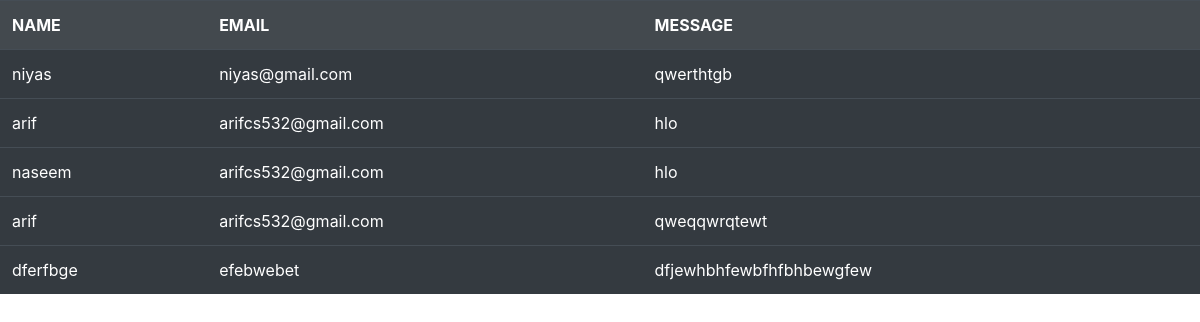
/master/contactuslist/, run on the app's committed database.
### master/models.py (models this page shows, shortened)
class ContactUsModel(models.Model):
	name=models.CharField(max_length=20)
	email=models.CharField(max_length=40)
	message=models.TextField()
	created_on=models.DateTimeField(auto_now=True)

### master/views.py (the view)
# urls.py: path("contactuslist/",ContactUsList.as_view(),name="contactuslist"),
class ContactUsList(ListView):
	template_name="contactuslist.html"
	model=ContactUsModel
	context_object_name="contactlist"

### templates/contactuslist.html (shortened to what this page needs)
<!DOCTYPE html>
<html>
<head>
	 	<link rel="stylesheet" href="https://maxcdn.bootstrapcdn.com/bootstrap/4.5.2/css/bootstrap.min.css">
</head>
<body>
	<table class="table table-dark table-hover">
		<tr>
			<th>NAME</th>
			<th>EMAIL</th>
			<th>MESSAGE</th>
		</tr>
		{% for i in contactlist %}
		<tr>
			<td>{{i.name}}</td>
			<td>{{i.email}}</td>
			<td>{{i.message}}</td>
		</tr>
		{% endfor %}
	</table>
</body>
</html>

### data on the page
ContactUsModel: name "niyas", email "niyas@gmail.com", message "qwerthtgb"
ContactUsModel: name "arif", email "arifcs532@gmail.com", message "hlo"
ContactUsModel: name "naseem", email "arifcs532@gmail.com", message "hlo"
ContactUsModel: name "arif", email "arifcs532@gmail.com", message "qweqqwrqtewt"
ContactUsModel: name "dferfbge", email "efebwebet", message "dfjewhbhfewbfhfbhbewgfew"
